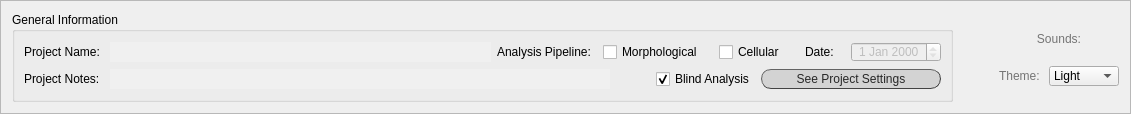
          <widget class="QFrame" name="frame_single">
           <property name="frameShape">
            <enum>QFrame::StyledPanel</enum>
           </property>
           <property name="frameShadow">
            <enum>QFrame::Raised</enum>
           </property>
           <layout class="QHBoxLayout" name="horizontalLayout_20">
            <item>
             <widget class="QGroupBox" name="single_proj_info">
              <property name="sizePolicy">
               <sizepolicy hsizetype="Expanding" vsizetype="Maximum">
                <horstretch>0</horstretch>
                <verstretch>0</verstretch>
               </sizepolicy>
              </property>
              <property name="minimumSize">
               <size>
                <width>0</width>
                <height>90</height>
               </size>
              </property>
              <property name="maximumSize">
               <size>
                <width>16777215</width>
                <height>90</height>
               </size>
              </property>
              <property name="title">
               <string>General Information</string>
              </property>
              <layout class="QVBoxLayout" name="verticalLayout_2">
               <item>
                <layout class="QGridLayout" name="gridLayout">
                 <item row="0" column="2">
                  <widget class="QLabel" name="lab_analysis_pipeline">
                   <property name="minimumSize">
                    <size>
                     <width>100</width>
                     <height>20</height>
                    </size>
                   </property>
                   <property name="maximumSize">
                    <size>
                     <width>100</width>
                     <height>20</height>
                    </size>
                   </property>
                   <property name="styleSheet">
                    <string notr="true">font: 25 10pt &quot;Calibri Light&quot;;
</string>
                   </property>
                   <property name="text">
                    <string>Analysis Pipeline: </string>
                   </property>
                  </widget>
                 </item>
                 <item row="0" column="4">
                  <widget class="QLabel" name="lab_ch1_5">
                   <property name="sizePolicy">
                    <sizepolicy hsizetype="Fixed" vsizetype="Fixed">
                     <horstretch>0</horstretch>
                     <verstretch>0</verstretch>
                    </sizepolicy>
                   </property>
                   <property name="minimumSize">
                    <size>
                     <width>40</width>
                     <height>20</height>
                    </size>
                   </property>
                   <property name="maximumSize">
                    <size>
                     <width>40</width>
                     <height>20</height>
                    </size>
                   </property>
                   <property name="styleSheet">
                    <string notr="true">font: 25 10pt &quot;Calibri Light&quot;;</string>
                   </property>
                   <property name="text">
                    <string>Date:</string>
                   </property>
                  </widget>
                 </item>
                 <item row="0" column="0">
                  <widget class="QLabel" name="lab_proj_name">
                   <property name="minimumSize">
                    <size>
                     <width>80</width>
                     <height>20</height>
                    </size>
                   </property>
                   <property name="maximumSize">
                    <size>
                     <width>80</width>
                     <height>20</height>
                    </size>
                   </property>
                   <property name="styleSheet">
                    <string notr="true">font: 25 10pt &quot;Calibri Light&quot;;</string>
                   </property>
                   <property name="text">
                    <string>Project Name: </string>
                   </property>
                  </widget>
                 </item>
                 <item row="0" column="5">
                  <widget class="QDateEdit" name="dateEdit">
                   <property name="enabled">
                    <bool>false</bool>
                   </property>
                   <property name="minimumSize">
                    <size>
                     <width>90</width>
                     <height>20</height>
                    </size>
                   </property>
                   <property name="maximumSize">
                    <size>
                     <width>90</width>
                     <height>20</height>
                    </size>
                   </property>
                   <property name="focusPolicy">
                    <enum>Qt::NoFocus</enum>
                   </property>
                   <property name="styleSheet">
                    <string notr="true">font: 25 9pt &quot;Calibri Light&quot;;</string>
                   </property>
                   <property name="alignment">
                    <set>Qt::AlignCenter</set>
                   </property>
                   <property name="readOnly">
                    <bool>true</bool>
                   </property>
                  </widget>
                 </item>
                 <item row="0" column="1">
                  <widget class="QLabel" name="lineEdit_proj_name">
                   <property name="sizePolicy">
                    <sizepolicy hsizetype="Expanding" vsizetype="Preferred">
                     <horstretch>0</horstretch>
                     <verstretch>0</verstretch>
                    </sizepolicy>
                   </property>
                   <property name="minimumSize">
                    <size>
                     <width>200</width>
                     <height>20</height>
                    </size>
                   </property>
                   <property name="maximumSize">
                    <size>
                     <width>16777215</width>
                     <height>20</height>
                    </size>
                   </property>
                   <property name="styleSheet">
                    <string notr="true">font: 25 9pt &quot;Calibri Light&quot;;
background-color: rgb(240, 240, 240);
color: rgb(100, 100, 100);</string>
                   </property>
                   <property name="text">
                    <string/>
                   </property>
                   <property name="alignment">
                    <set>Qt::AlignCenter</set>
                   </property>
                   <property name="indent">
                    <number>2</number>
                   </property>
                  </widget>
                 </item>
                 <item row="0" column="3">
                  <layout class="QHBoxLayout" name="horizontalLayout">
                   <item>
                    <widget class="QCheckBox" name="checkBox_mH">
                     <property name="minimumSize">
                      <size>
                       <width>110</width>
                       <height>20</height>
                      </size>
                     </property>
                     <property name="maximumSize">
                      <size>
                       <width>110</width>
                       <height>20</height>
                      </size>
                     </property>
                     <property name="layoutDirection">
                      <enum>Qt::LeftToRight</enum>
                     </property>
                     <property name="styleSheet">
                      <string notr="true">font: 25 10pt &quot;Calibri Light&quot;;</string>
                     </property>
                     <property name="text">
                      <string>Morphological</string>
                     </property>
                     <property name="checked">
                      <bool>false</bool>
                     </property>
                    </widget>
                   </item>
                   <item>
                    <widget class="QCheckBox" name="checkBox_mC">
                     <property name="minimumSize">
                      <size>
                       <width>80</width>
                       <height>20</height>
                      </size>
                     </property>
                     <property name="maximumSize">
                      <size>
                       <width>80</width>
                       <height>20</height>
                      </size>
                     </property>
                     <property name="layoutDirection">
                      <enum>Qt::LeftToRight</enum>
                     </property>
                     <property name="styleSheet">
                      <string notr="true">font: 25 10pt &quot;Calibri Light&quot;;</string>
                     </property>
                     <property name="text">
                      <string>Cellular</string>
                     </property>
                    </widget>
                   </item>
                  </layout>
                 </item>
                </layout>
               </item>
               <item>
                <layout class="QHBoxLayout" name="horizontalLayout_4">
                 <item>
                  <widget class="QLabel" name="lab_ref_notes_4">
                   <property name="minimumSize">
                    <size>
                     <width>80</width>
                     <height>20</height>
                    </size>
                   </property>
                   <property name="maximumSize">
                    <size>
                     <width>80</width>
                     <height>20</height>
                    </size>
                   </property>
                   <property name="styleSheet">
                    <string notr="true">font: 25 10pt &quot;Calibri Light&quot;;</string>
                   </property>
                   <property name="text">
                    <string>Project Notes: </string>
                   </property>
                  </widget>
                 </item>
                 <item>
                  <widget class="QLabel" name="lineEdit_user_organNotes">
                   <property name="minimumSize">
                    <size>
                     <width>500</width>
                     <height>20</height>
                    </size>
                   </property>
                   <property name="maximumSize">
                    <size>
                     <width>16777215</width>
                     <height>20</height>
                    </size>
                   </property>
                   <property name="styleSheet">
                    <string notr="true">font: 25 9pt &quot;Calibri Light&quot;;
background-color: rgb(240, 240, 240);
color: rgb(100, 100, 100);</string>
                   </property>
                   <property name="text">
                    <string/>
                   </property>
                   <property name="indent">
                    <number>2</number>
                   </property>
                  </widget>
                 </item>
                 <item>
                  <spacer name="horizontalSpacer_2">
                   <property name="orientation">
                    <enum>Qt::Horizontal</enum>
                   </property>
                   <property name="sizeHint" stdset="0">
                    <size>
                     <width>40</width>
                     <height>20</height>
                    </size>
                   </property>
                  </spacer>
                 </item>
                 <item>
                  <widget class="QCheckBox" name="cB_blind">
                   <property name="sizePolicy">
                    <sizepolicy hsizetype="Fixed" vsizetype="Fixed">
                     <horstretch>0</horstretch>
                     <verstretch>0</verstretch>
                    </sizepolicy>
                   </property>
                   <property name="minimumSize">
                    <size>
                     <width>95</width>
                     <height>20</height>
                    </size>
                   </property>
                   <property name="maximumSize">
                    <size>
                     <width>16777215</width>
                     <height>20</height>
                    </size>
                   </property>
                   <property name="layoutDirection">
                    <enum>Qt::LeftToRight</enum>
                   </property>
                   <property name="styleSheet">
                    <string notr="true">font: 25 10pt &quot;Calibri Light&quot;;</string>
                   </property>
                   <property name="text">
                    <string>Blind Analysis</string>
                   </property>
                   <property name="checked">
                    <bool>true</bool>
                   </property>
                  </widget>
                 </item>
                 <item>
                  <widget class="QPushButton" name="button_see_proj_settings">
                   <property name="sizePolicy">
                    <sizepolicy hsizetype="Fixed" vsizetype="Fixed">
                     <horstretch>0</horstretch>
                     <verstretch>0</verstretch>
                    </sizepolicy>
                   </property>
                   <property name="minimumSize">
                    <size>
                     <width>180</width>
                     <height>20</height>
                    </size>
                   </property>
                   <property name="maximumSize">
                    <size>
                     <width>180</width>
                     <height>20</height>
                    </size>
                   </property>
                   <property name="sizeIncrement">
                    <size>
                     <width>180</width>
                     <height>20</height>
                    </size>
                   </property>
                   <property name="mouseTracking">
                    <bool>true</bool>
                   </property>
                   <property name="focusPolicy">
                    <enum>Qt::ClickFocus</enum>
                   </property>
                   <property name="autoFillBackground">
                    <bool>false</bool>
                   </property>
                   <property name="styleSheet">
                    <string notr="true">QPushButton{border-radius:10px;
border-width: 1px;
border-style: outset;
border-color: rgb(66, 66, 66);
background-color: rgb(211, 211, 211);
color: rgb(39, 39, 39);
font: 10pt &quot;Calibri Light&quot;;}

QPushButton:hover{
background-color: rgba(167, 0, 125, 200);
border-color: #672146;
color: rgb(234, 234, 234);
}

QPushButton:disabled{
background-color: rgb(232, 232, 232);
border-color: rgb(158, 158, 158);
color: rgb(125, 125, 125);
}

QPushButton:checked{
background-color: rgb(107, 0, 80);
border-color: rgb(76, 0, 57);
color: rgb(234, 234, 234);
}</string>
                   </property>
                   <property name="text">
                    <string>See Project Settings</string>
                   </property>
                   <property name="checkable">
                    <bool>true</bool>
                   </property>
                  </widget>
                 </item>
                </layout>
               </item>
              </layout>
             </widget>
            </item>
            <item>
             <spacer name="horizontalSpacer_8">
              <property name="orientation">
               <enum>Qt::Horizontal</enum>
              </property>
              <property name="sizeHint" stdset="0">
               <size>
                <width>40</width>
                <height>20</height>
               </size>
              </property>
             </spacer>
            </item>
            <item>
             <layout class="QVBoxLayout" name="verticalLayout_124">
              <item alignment="Qt::AlignHCenter">
               <widget class="QLabel" name="label_instructions_10">
                <property name="sizePolicy">
                 <sizepolicy hsizetype="Fixed" vsizetype="Fixed">
                  <horstretch>0</horstretch>
                  <verstretch>0</verstretch>
                 </sizepolicy>
                </property>
                <property name="minimumSize">
                 <size>
                  <width>50</width>
                  <height>20</height>
                 </size>
                </property>
                <property name="maximumSize">
                 <size>
                  <width>50</width>
                  <height>20</height>
                 </size>
                </property>
                <property name="layoutDirection">
                 <enum>Qt::LeftToRight</enum>
                </property>
                <property name="styleSheet">
                 <string notr="true">font: 25 10pt &quot;Calibri Light&quot;; color: rgb(116, 116, 116)</string>
                </property>
                <property name="text">
                 <string>Sounds:</string>
                </property>
                <property name="alignment">
                 <set>Qt::AlignBottom|Qt::AlignHCenter</set>
                </property>
               </widget>
              </item>
              <item>
               <layout class="QHBoxLayout" name="hL_sound_on_off_single"/>
              </item>
              <item>
               <layout class="QHBoxLayout" name="horizontalLayout_17">
                <item alignment="Qt::AlignHCenter">
                 <widget class="QLabel" name="label_instructions_11">
                  <property name="sizePolicy">
                   <sizepolicy hsizetype="Fixed" vsizetype="Fixed">
                    <horstretch>0</horstretch>
                    <verstretch>0</verstretch>
                   </sizepolicy>
                  </property>
                  <property name="maximumSize">
                   <size>
                    <width>70</width>
                    <height>16777215</height>
                   </size>
                  </property>
                  <property name="sizeIncrement">
                   <size>
                    <width>70</width>
                    <height>0</height>
                   </size>
                  </property>
                  <property name="layoutDirection">
                   <enum>Qt::LeftToRight</enum>
                  </property>
                  <property name="styleSheet">
                   <string notr="true">font: 25 10pt &quot;Calibri Light&quot;; color: rgb(116, 116, 116)</string>
                  </property>
                  <property name="text">
                   <string>Theme: </string>
                  </property>
                  <property name="alignment">
                   <set>Qt::AlignCenter</set>
                  </property>
                 </widget>
                </item>
                <item>
                 <widget class="QComboBox" name="cB_theme_single">
                  <property name="sizePolicy">
                   <sizepolicy hsizetype="Fixed" vsizetype="Fixed">
                    <horstretch>0</horstretch>
                    <verstretch>0</verstretch>
                   </sizepolicy>
                  </property>
                  <property name="minimumSize">
                   <size>
                    <width>70</width>
                    <height>20</height>
                   </size>
                  </property>
                  <property name="maximumSize">
                   <size>
                    <width>70</width>
                    <height>20</height>
                   </size>
                  </property>
                  <property name="focusPolicy">
                   <enum>Qt::NoFocus</enum>
                  </property>
                  <property name="autoFillBackground">
                   <bool>false</bool>
                  </property>
                  <property name="styleSheet">
                   <string notr="true">border-color: rgb(173, 173, 173);
font: 25 10pt &quot;Calibri Light&quot;;</string>
                  </property>
                  <property name="frame">
                   <bool>true</bool>
                  </property>
                  <item>
                   <property name="text">
                    <string>Light</string>
                   </property>
                  </item>
                 </widget>
                </item>
               </layout>
              </item>
             </layout>
            </item>
           </layout>
          </widget>
